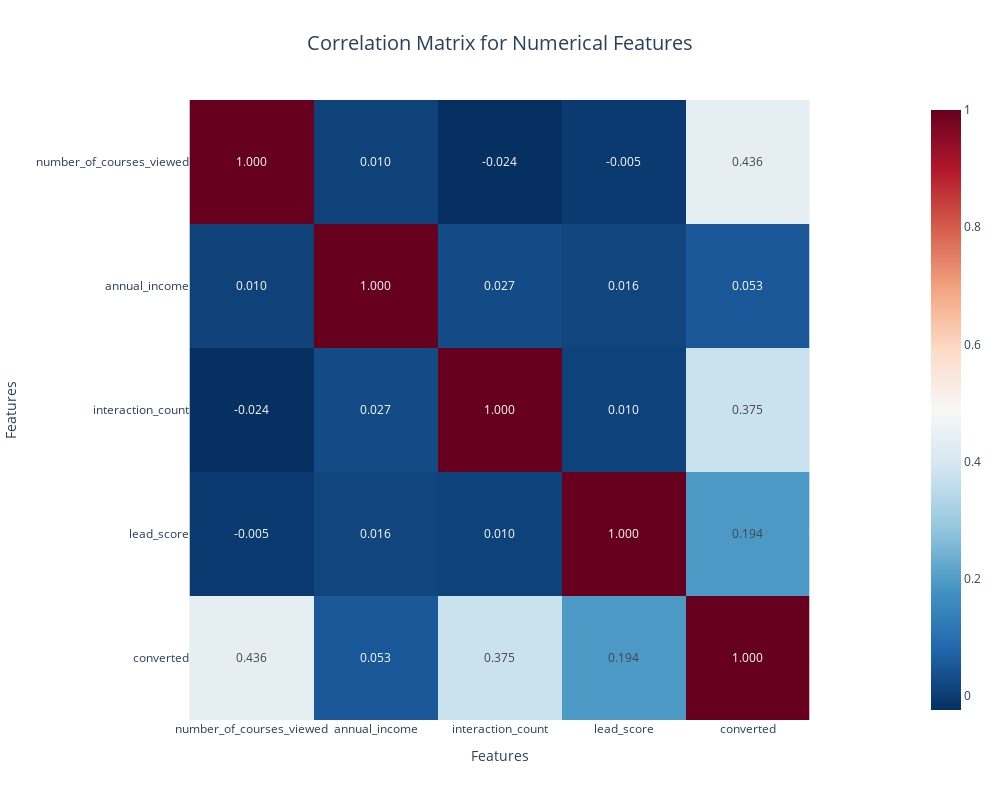

The code cell stored with this chart in its notebook:
### Markdown cell above
The correlation between annual_income and interaction_count is the highest.

### Code cell
# Create interactive Plotly heatmap
fig = px.imshow(
    corr_matrix,
    text_auto=".3f",
    color_continuous_scale='RdBu_r',
    title="Correlation Matrix for Numerical Features",
    aspect="equal",
    
)

fig.update_layout(
    title_x=0.5,
    title_font=dict(size=20),
    xaxis_title="Features",
    yaxis_title="Features",
    width=1000, 
    height=800
)
fig.show()

### Figure 1 — Plotly figure (JSON) as saved in the notebook; plotly's stock layout.template omitted (floating-point values rounded to 4 significant figures)
{"data": [{"coloraxis": "coloraxis", "hovertemplate": "x: %{x}<br>y: %{y}<br>color: %{z}<extra></extra>", "name": "0", "texttemplate": "%{z:.3f}", "type": "heatmap", "x": ["number_of_courses_viewed", "annual_income", "interaction_count", "lead_score", "converted"], "xaxis": "x", "y": ["number_of_courses_viewed", "annual_income", "interaction_count", "lead_score", "converted"], "yaxis": "y", "z": [[1.0, 0.00977, -0.02357, -0.004879, 0.4359], [0.00977, 1.0, 0.02704, 0.01561, 0.05313], [-0.02357, 0.02704, 1.0, 0.009888, 0.3746], [-0.004879, 0.01561, 0.009888, 1.0, 0.1937], [0.4359, 0.05313, 0.3746, 0.1937, 1.0]]}], "layout": {"coloraxis": {"colorscale": [[0, "rgb(5,48,97)"], [0.1, "rgb(33,102,172)"], [0.2, "rgb(67,147,195)"], [0.3, "rgb(146,197,222)"], [0.4, "rgb(209,229,240)"], [0.5, "rgb(247,247,247)"], [0.6, "rgb(253,219,199)"], [0.7, "rgb(244,165,130)"], [0.8, "rgb(214,96,77)"], [0.9, "rgb(178,24,43)"], [1, "rgb(103,0,31)"]]}, "height": 800, "title": {"font": {"size": 20}, "text": "Correlation Matrix for Numerical Features", "x": 0.5}, "width": 1000, "xaxis": {"anchor": "y", "constrain": "domain", "domain": [0, 1], "scaleanchor": "y", "title": {"text": "Features"}}, "yaxis": {"anchor": "x", "autorange": "reversed", "constrain": "domain", "domain": [0, 1], "title": {"text": "Features"}}}}
